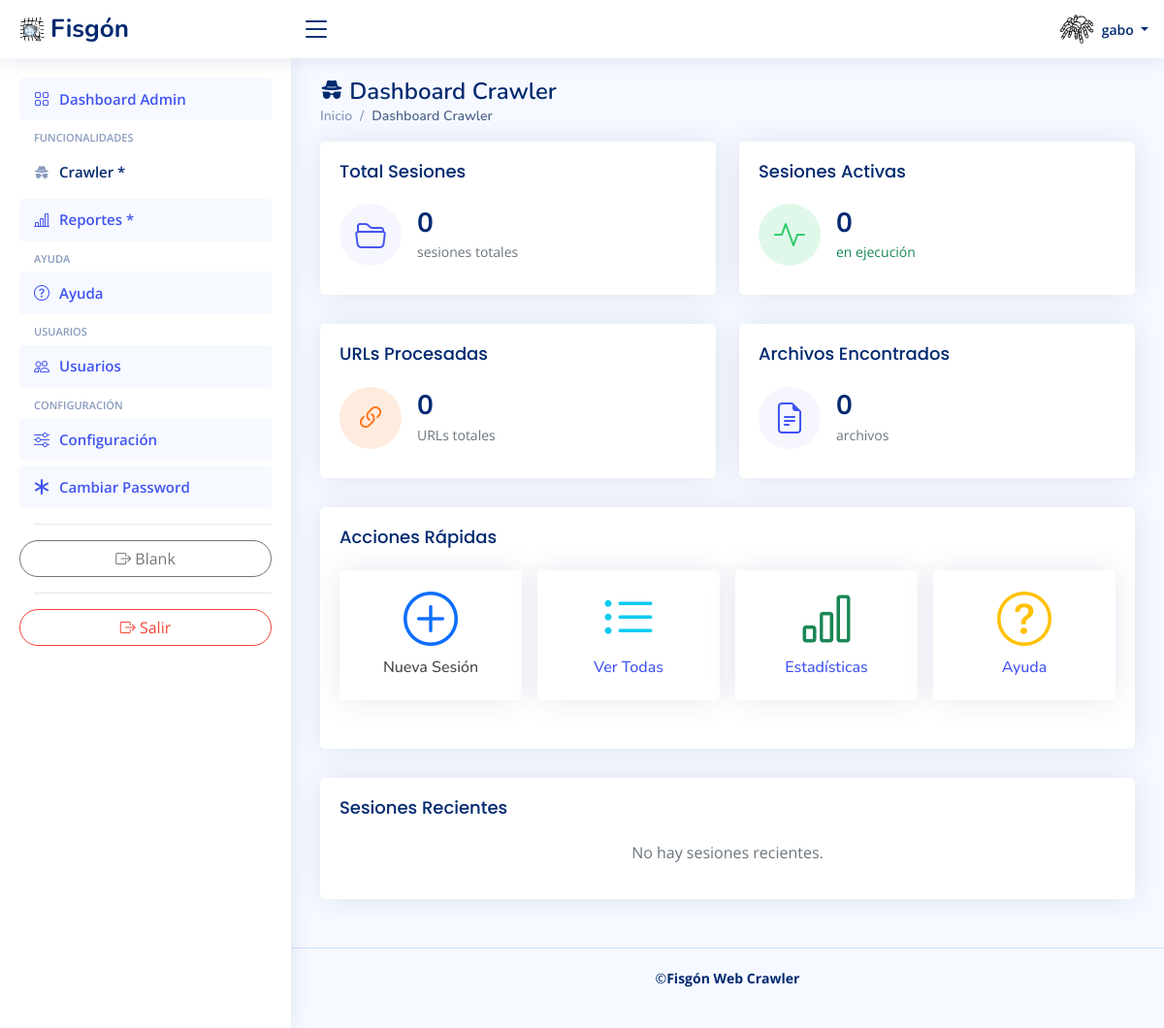
The page /crawler/ (signed in) on the database as committed earlier.
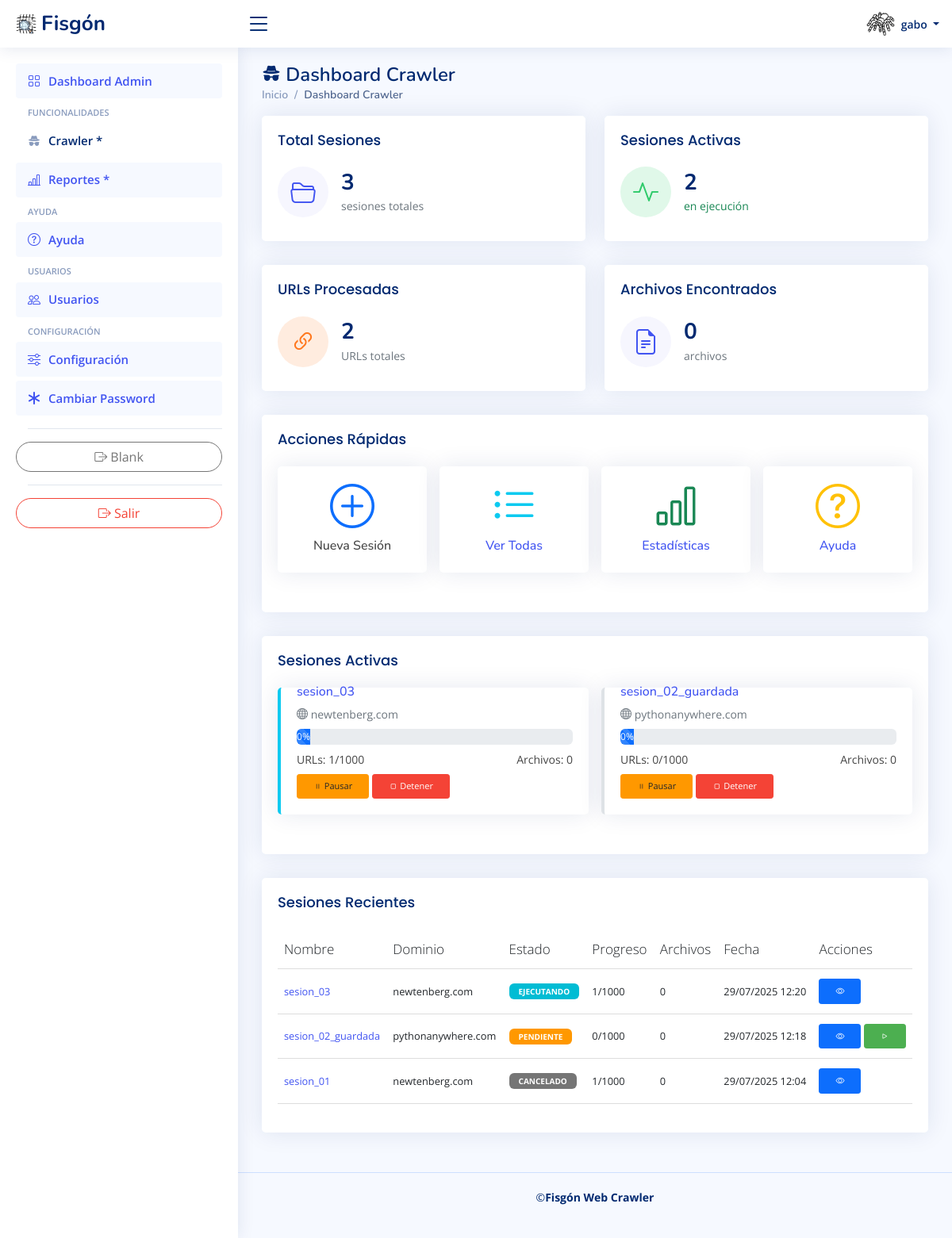
The same page on the database as committed later.
### crawler/models.py (models this page shows, shortened)
class CrawlSession(models.Model):
    STATUS_CHOICES = [
        ('pending', 'Pendiente'),
        ('running', 'Ejecutándose'),
        ('paused', 'Pausado'),
        ('completed', 'Completado'),
        ('failed', 'Fallido'),
        ('cancelled', 'Cancelado'),
    ]
    PRIORITY_CHOICES = [
        (1, 'Muy Alta'),
        (2, 'Alta'),
        (3, 'Normal'),
        (4, 'Baja'),
        (5, 'Muy Baja'),
    ]
    name = models.CharField(max_length=255, help_text="Nombre descriptivo para esta sesión")
    user = models.ForeignKey(User, on_delete=models.CASCADE, related_name='crawl_sessions')
    target_domain = models.CharField(max_length=255, help_text="Dominio objetivo (ej: example.com)")
    target_url = models.URLField(help_text="URL inicial para comenzar el crawling")
    max_depth = models.IntegerField(default=3, help_text="Profundidad máxima de crawling")
    rate_limit = models.FloatField(default=1.0, help_text="Requests por segundo")
    max_pages = models.IntegerField(default=1000, help_text="Máximo número de páginas a crawlear")
    max_file_size = models.IntegerField(default=52428800, help_text="Tamaño máximo de archivo en bytes (50MB)")
    file_types = models.JSONField(
        default=list,
        help_text="Lista de extensiones de archivo a buscar",
        blank=True
    )
    respect_robots_txt = models.BooleanField(default=True, help_text="Respetar robots.txt")
    follow_redirects = models.BooleanField(default=True, help_text="Seguir redirecciones")
    extract_metadata = models.BooleanField(default=True, help_text="Extraer metadatos de archivos encontrados")
    status = models.CharField(max_length=20, choices=STATUS_CHOICES, default='pending')
    priority = models.IntegerField(choices=PRIORITY_CHOICES, default=3)
    created_at = models.DateTimeField(auto_now_add=True)
    started_at = models.DateTimeField(null=True, blank=True)
    completed_at = models.DateTimeField(null=True, blank=True)
    updated_at = models.DateTimeField(auto_now=True)
    total_urls_discovered = models.IntegerField(default=0)
    total_urls_processed = models.IntegerField(default=0)
    total_files_found = models.IntegerField(default=0)
    total_errors = models.IntegerField(default=0)
    advanced_config = models.JSONField(
        default=dict,
        blank=True,
        help_text="Configuración avanzada adicional"
    )
    class Meta:
        verbose_name = 'Sesión de Crawling'
        verbose_name_plural = 'Sesiones de Crawling'
        ordering = ['-created_at']
    @property
    def progress_percentage(self):
        if self.max_pages == 0:
            return 0
        return min(100, (self.total_urls_processed / self.max_pages) * 100)

### panel/decorators.py (the view)
        def wrapper_func(request, *args, **kwargs):
            group = None
            if request.user.groups.exists():
                group = request.user.groups.all()[0].name
            if group in allowed_roles:
                return view_func(request, *args, **kwargs)
            else:
                return render(request, 'login/404.html')

### panel/utils.py (called while the page is built)
def info_header_user(request, *args, **kwargs):
    return request.user

### crawler/templates/crawler/dashboard_crawler.html (shortened to what the changed rows need)
{% extends "panel/base_admin.html" %}
{% load static %}
{% block content %}
<main id="main" class="main">
    <div class="pagetitle">
        <h1><i class="{{ icon }}"></i> {{ page }}</h1>
    </div>
    <section class="section dashboard">
        <div class="row">
            <div class="col-xxl-3 col-md-6">
                <div class="card info-card sales-card">
                    <div class="card-body">
                        <div class="d-flex align-items-center">
                            <div class="ps-3">
                                <h6>{{ stats.total_sessions }}</h6>
                                <span class="text-muted small pt-2">sesiones totales</span>
                            </div>
                        </div>
                    </div>
                </div>
            </div>
            <div class="col-xxl-3 col-md-6">
                <div class="card info-card revenue-card">
                    <div class="card-body">
                        <div class="d-flex align-items-center">
                            <div class="ps-3">
                                <h6>{{ stats.active_sessions }}</h6>
                                <span class="text-success small pt-1">en ejecución</span>
                            </div>
                        </div>
                    </div>
                </div>
            </div>
            <div class="col-xxl-3 col-md-6">
                <div class="card info-card customers-card">
                    <div class="card-body">
                        <div class="d-flex align-items-center">
                            <div class="ps-3">
                                <h6>{{ stats.total_urls_processed }}</h6>
                                <span class="text-muted small pt-2">URLs totales</span>
                            </div>
                        </div>
                    </div>
                </div>
            </div>
        </div>
        {% if active_sessions %}
        <div class="row">
            <div class="col-12">
                <div class="card">
                    <div class="card-body">
                        <h5 class="card-title">Sesiones Activas</h5>
                        <div class="row g-3">
                            {% for session in active_sessions %}
                            <div class="col-md-6">
                                <div class="card session-card session-{{ session.status }}">
                                    <div class="card-body">
                                        <h6 class="card-subtitle mb-2">
                                            <a href="{% url 'crawler:session_detail' session.pk %}">
                                                {{ session.name }}
                                            </a>
                                        </h6>
                                        <p class="text-muted small mb-2">
                                            <i class="bi bi-globe"></i> {{ session.target_domain }}
                                        </p>
                                        <div class="progress mb-2" style="height: 20px;">
                                            <div class="progress-bar progress-bar-striped progress-bar-animated"
                                                 role="progressbar"
                                                 style="width: {{ session.progress_percentage }}%"
                                                 aria-valuenow="{{ session.progress_percentage }}"
                                                 aria-valuemin="0"
                                                 aria-valuemax="100">
                                                {{ session.progress_percentage|floatformat:0 }}%
                                            </div>
                                        </div>
                                        <div class="d-flex justify-content-between small">
                                            <span>URLs: {{ session.total_urls_processed }}/{{ session.max_pages }}</span>
                                            <span>Archivos: {{ session.total_files_found }}</span>
                                        </div>
                                        <div class="mt-2">
                                            <button class="btn btn-sm btn-warning"
                                                    onclick="pauseSession({{ session.pk }})">
                                                <i class="bi bi-pause"></i> Pausar
                                            </button>
                                            <button class="btn btn-sm btn-danger"
                                                    onclick="stopSession({{ session.pk }})">
                                                <i class="bi bi-stop"></i> Detener
                                            </button>
                                        </div>
                                    </div>
                                </div>
                            </div>
                            {% endfor %}
                        </div>
                    </div>
                </div>
            </div>
        </div>
        {% endif %}
        <div class="row">
            <div class="col-12">
                <div class="card">
                    <div class="card-body">
                        <h5 class="card-title">Sesiones Recientes</h5>
                        {% if recent_sessions %}
                        <div class="table-responsive">
                            <table class="table table-hover">
                                <thead>
                                    <tr>
                                        <th>Nombre</th>
                                        <th>Dominio</th>
                                        <th>Estado</th>
                                        <th>Progreso</th>
                                        <th>Archivos</th>
                                        <th>Fecha</th>
                                        <th>Acciones</th>
                                    </tr>
                                </thead>
                                <tbody>
                                    {% for session in recent_sessions %}
                                    <tr>
                                        <td>
                                            <a href="{% url 'crawler:session_detail' session.pk %}">
                                                {{ session.name|truncatechars:30 }}
                                            </a>
                                        </td>
                                        <td>{{ session.target_domain }}</td>
                                        <td>
                                            {% if session.status == 'completed' %}
                                                <span class="badge bg-success">Completado</span>
                                            {% elif session.status == 'running' %}
                                                <span class="badge bg-info">Ejecutando</span>
                                            {% elif session.status == 'failed' %}
                                                <span class="badge bg-danger">Fallido</span>
                                            {% elif session.status == 'pending' %}
                                                <span class="badge bg-warning">Pendiente</span>
                                            {% else %}
                                                <span class="badge bg-secondary">{{ session.get_status_display }}</span>
                                            {% endif %}
                                        </td>
                                        <td>{{ session.total_urls_processed }}/{{ session.max_pages }}</td>
                                        <td>{{ session.total_files_found }}</td>
                                        <td>{{ session.created_at|date:"d/m/Y H:i" }}</td>
                                        <td>
                                            <a href="{% url 'crawler:session_detail' session.pk %}"
                                               class="btn btn-sm btn-primary">
                                                <i class="bi bi-eye"></i>
                                            </a>
                                            {% if session.status == 'pending' %}
                                            <button class="btn btn-sm btn-success"
                                                    onclick="startSession({{ session.pk }})">
                                                <i class="bi bi-play"></i>
                                            </button>
                                            {% endif %}
                                        </td>
                                    </tr>
                                    {% endfor %}
                                </tbody>
                            </table>
                        </div>
                        {% else %}
                        <p class="text-muted text-center">No hay sesiones recientes.</p>
                        {% endif %}
                    </div>
                </div>
            </div>
        </div>
    </section>
</main>
{% endblock content %}

Rows that differ between the two databases and show on the page:
added CrawlSession: name "sesion_03", target_domain "newtenberg.com", progress_percentage "0", total_urls_processed "1", max_pages "1000", total_files_found "0", status "EJECUTANDO", created_at "29/07/2025 12:20"
added CrawlSession: name "sesion_02_guardada", target_domain "pythonanywhere.com", progress_percentage "0", total_urls_processed "0", max_pages "1000", total_files_found "0", status "PENDIENTE", created_at "29/07/2025 12:18"
added CrawlSession: name "sesion_01", target_domain "newtenberg.com", status "CANCELADO", total_urls_processed "1", max_pages "1000", total_files_found "0", created_at "29/07/2025 12:04", shown under "Sesiones Recientes"
Other text that changed with them:
{{ stats.total_sessions }}: "0" → "3"
{{ stats.active_sessions }}: "0" → "2"
{{ stats.total_urls_processed }}: "0" → "2"
text no longer shown: "No hay sesiones recientes."
text now shown: "Sesiones Activas Nombre Dominio Estado Progreso Archivos Fecha Acciones"
